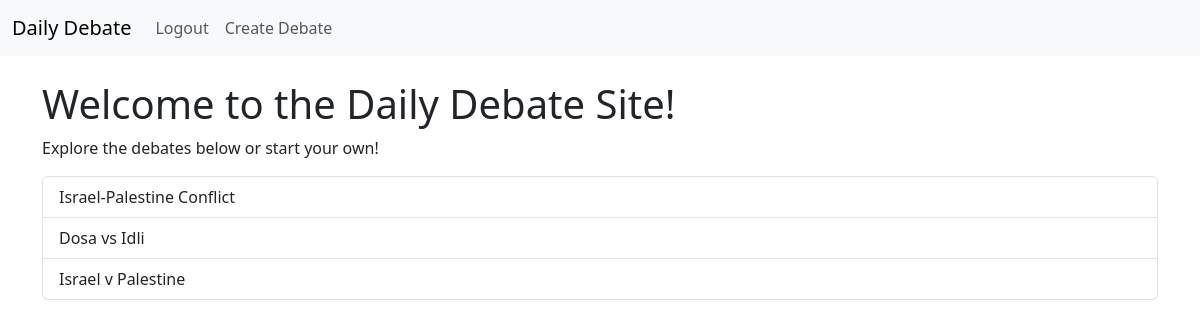
Screenshot of / (signed in) with the database file from the repository.
### app.py (models this page shows)
class Debate(db.Model):
    id = db.Column(db.Integer, primary_key=True)
    title = db.Column(db.String(100), nullable=False)
    arguments = db.relationship('Argument', backref='debate', lazy=True)

### app.py (the view)
@app.route('/')
def home():
    debates = Debate.query.all()
    return render_template('index.html', debates=debates)

### app.py (called while the page is built)
@login_manager.user_loader
def load_user(user_id):
    return User.query.get(int(user_id))

### templates/index.html
{% extends 'layout.html' %}
{% block content %}
<h1>Welcome to the Daily Debate Site!</h1>
<p>Explore the debates below or start your own!</p>
<div class="list-group">
    {% for debate in debates %}
        <a href="{{ url_for('debate', debate_id=debate.id) }}" class="list-group-item list-group-item-action">
            {{ debate.title }}
        </a>
    {% endfor %}
</div>
{% endblock %}

### rows the page displays
Debate: title "Israel-Palestine Conflict"
Debate: title "Dosa vs Idli"
Debate: title "Israel v Palestine"
